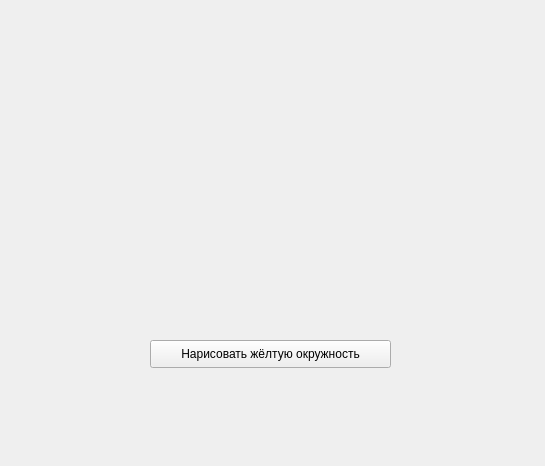
<?xml version="1.0" encoding="UTF-8"?>
<ui version="4.0">
 <class>Form</class>
 <widget class="QWidget" name="Form">
  <property name="geometry">
   <rect>
    <x>0</x>
    <y>0</y>
    <width>545</width>
    <height>466</height>
   </rect>
  </property>
  <property name="windowTitle">
   <string>Form</string>
  </property>
  <widget class="QPushButton" name="pushButton">
   <property name="geometry">
    <rect>
     <x>150</x>
     <y>340</y>
     <width>241</width>
     <height>28</height>
    </rect>
   </property>
   <property name="text">
    <string>Нарисовать жёлтую окружность</string>
   </property>
  </widget>
 </widget>
 <resources/>
 <connections/>
</ui>
